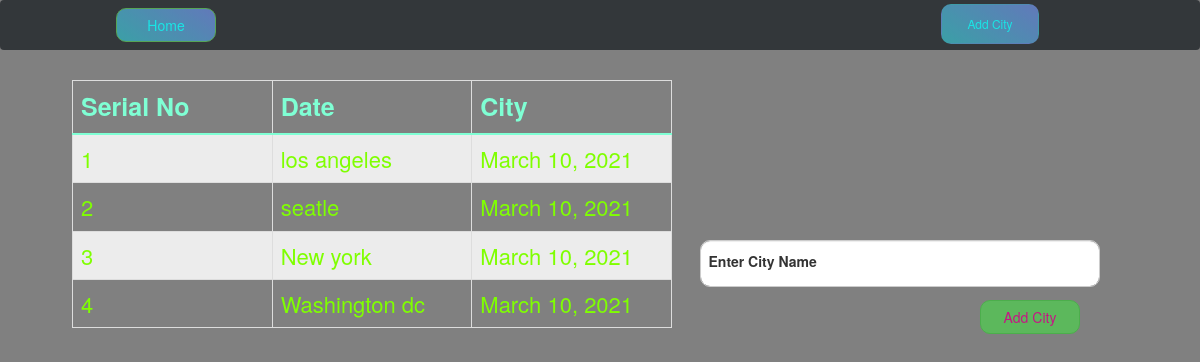
The page /addcity/ on the database as committed earlier.
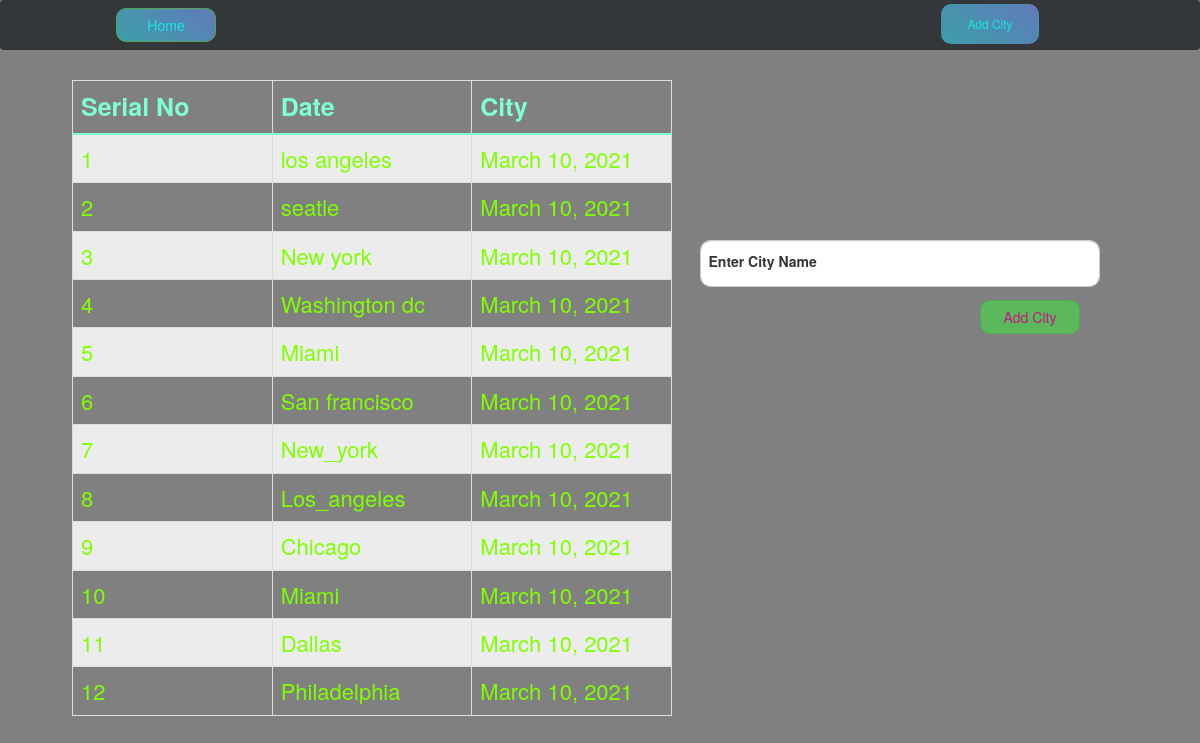
The same page on the database as committed later.
### ipapp/models.py (models this page shows, shortened)
class City(models.Model):
    name = models.CharField(max_length=200)
    date = models.DateField(default=date.today())

### ipapp/views.py (the view, shortened to what this page needs)
# urls.py: path('addcity/',views.addcity,name='addcity'),
def addcity(request):
    return render(request,'addcity.html',{'cities':City.objects.all})

### templates/addcity.html (shortened to what this page needs)
{% extends "base.html" %}
{% load static %}
{% block content %}
<div class="cityform">
  <form action="{% url 'addcity' %}" method="POST">
    <div class="form-floating mb-4">
        <input type="text" name="city_name" class="form-control fsco" id="floatingInput"
          placeholder="Enter City Name" style="height: 47px
          ;text-transform:capitalize;" required autofocus>
        <label for="floatingInput">Enter City Name</label>
        <br> <br>
        <input type="submit" class="btn btn-success bac" value="Add City">
      </div>
  </form>
</div>
<div class="citylist">
    <table id="example" class="table table-striped table-bordered" style="width:100%">
        <thead>
          <tr>
            <th><b>Serial No</b></th>
              <th><b>Date</b></th>
            <th><b> City </b></th>
          </tr>
        </thead>
        <tbody>
          {% for city in cities %}
          <tr>
            <td>{{city.pk}}</td>
            <td>{{city.name}}</td>
            <td>{{city.date}}</td>
          </tr>
          {% endfor %}
        </tbody>
      </table>
</div>
{% endblock content %}

Rows that differ between the two databases and show on the page:
added City: pk "5", name "Miami", date "March 10, 2021"
added City: pk "6", name "San francisco", date "March 10, 2021"
added City: pk "7", name "New_york", date "March 10, 2021"
added City: pk "8", name "Los_angeles", date "March 10, 2021"
added City: pk "9", name "Chicago", date "March 10, 2021"
added City: pk "10", name "Miami", date "March 10, 2021"
added City: pk "11", name "Dallas", date "March 10, 2021"
added City: pk "12", name "Philadelphia", date "March 10, 2021"
